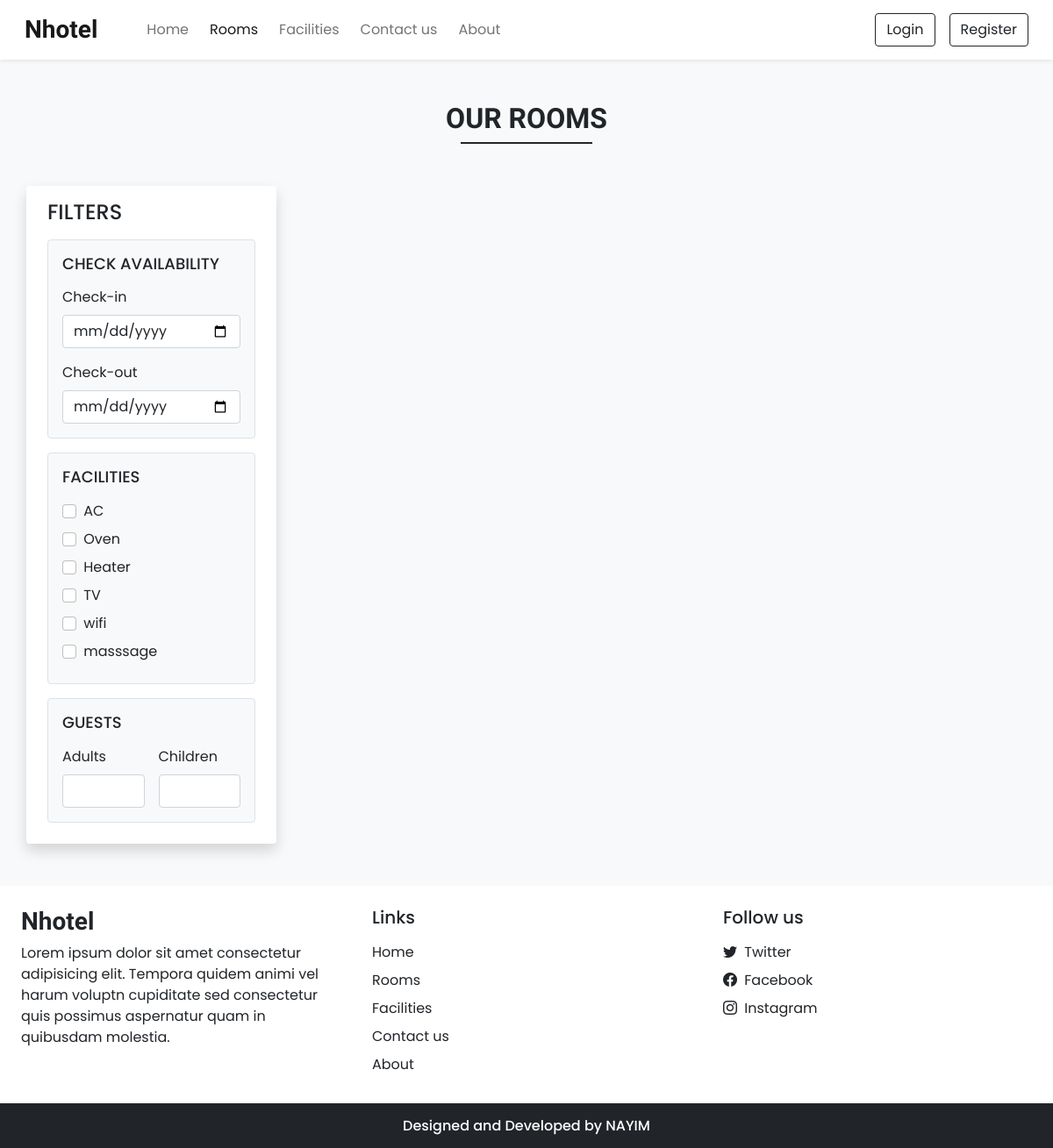
The page /rooms.php on the database its author committed.
### tables this page shows
CREATE TABLE `settings` (
  `sr_no` int(11) NOT NULL,
  `site_title` varchar(200) NOT NULL,
  `site_about` varchar(5000) NOT NULL,
  `shutdown` tinyint(1) NOT NULL DEFAULT 0
);

CREATE TABLE `facilities` (
  `id` int(11) NOT NULL,
  `icon` varchar(200) NOT NULL,
  `name` varchar(200) NOT NULL,
  `description` varchar(200) NOT NULL
);

### admin/inc/db_config.php (called while the page is built, shortened)
<?php
function selectAll($table)
{
    $con = $GLOBALS['con'];
    $res = mysqli_query($con, "SELECT * FROM $table");
    return $res;
}
function select($sql, $values, $datatypes)
{
    $con = $GLOBALS['con'];
    if ($stmt = mysqli_prepare($con, $sql)) {
        mysqli_stmt_bind_param($stmt, $datatypes, ...$values);
        if (mysqli_stmt_execute($stmt)) {
            $res = mysqli_stmt_get_result($stmt);
            return $res;
        } else {
            mysqli_stmt_close($stmt);
            die("Query connot be executed - Select");
        }
    } else {
        die("Query connot be prepared - Select");
    }
}

### rooms.php (the view, shortened to what this page needs)
<!DOCTYPE html>
<html lang="en">
<head>
    <?php require('inc/link.php'); ?>
</head>
<body class="bg-light">
    <?php
    require('inc/header.php');
    $checkin_default = "";
    $checkout_default = "";
    $adult_default = "";
    $children_default = "";
    ?>
    <div class="my-5 px-4">
        <h2 class="fw-bold h-font text-center">OUR ROOMS</h2>
        <div class="h-line bg-dark "></div>
    </div>
    <div class="container">
        <div class="row">
            <div class="col-lg-3 col-md-12 mb-lg-0 mb-4 px-lg-0">
                <nav class="navbar navbar-expand-lg navbar-light bg-white rounded shadow">
                    <div class="container-fluid flex-lg-column align-items-stretch ">
                        <h4 class="mt-2">FILTERS</h4>
                        <div class="collapse navbar-collapse flex-column align-items-stretch mt-2" id="filterDropdown">
                            <div class="border bg-light p-3 rounded mb-3">
                                <h5 class="d-flex align-items-center justify-content-between mb-3" style="font-size: 18px">
                                    <span>CHECK AVAILABILITY</span>
                                </h5>
                                <label class="form-label">Check-in</label>
                                <input type="date" class="form-control shadow-none mb-3" value="<?php echo $checkin_default ?>" id="checkin" onchange="chk_avail_filter()">
                                <label class="form-label">Check-out</label>
                                <input type="date" class="form-control shadow-none" value="<?php echo $checkout_default ?>" id="checkout" onchange="chk_avail_filter()">
                            </div>
                            <div class="border bg-light p-3 rounded mb-3">
                                <h5 class="d-flex align-items-center justify-content-between mb-3" style="font-size: 18px">
                                    <span>FACILITIES</span>
                                </h5>
                                <?php
                                $facilities_q = selectAll('facilities');
                                while ($row = mysqli_fetch_assoc($facilities_q)) {
                                    echo <<<facilities
                                            <div class="mb-2">
                                                <input type="checkbox" onclick="fetch_rooms()" name="facilities" value="$row[id]" id="$row[id]" class="form-check-input shadow-none me-1">
                                                <label class="form-check-label" for="$row[id]">$row[name]</label>
                                            </div>
                                    facilities;
                                }
                                ?>
                            </div>
                            <div class="border bg-light p-3 rounded mb-3">
                                <h5 class="d-flex align-items-center justify-content-between mb-3" style="font-size: 18px">
                                    <span>GUESTS</span>
                                </h5>
                                <div class="d-flex">
                                    <div class="me-3">
                                        <label class="form-label">Adults</label>
                                        <input type="number" min="1" id="adults" value="<?php echo $adult_default ?>" oninput="guests_filter()" class="form-control shadow-none">
                                    </div>
                                    <div>
                                        <label class="form-label">Children</label>
                                        <input type="number" min="1" id="children" value="<?php echo $children_default ?>" oninput="guests_filter()" class="form-control shadow-none">
                                    </div>
                                </div>
                            </div>
                        </div>
                    </div>
                </nav>
            </div>
            <div class="col-lg-9 col-md-12 px-4" id="rooms-data">
            </div>
        </div>
    </div>
    <?php require('inc/footer.php'); ?>
</body>
</html>

### inc/header.php (shortened to what this page needs)
<?php
require('link.php');
require('admin/inc/db_config.php');
$contact_q = "SELECT * FROM `contact_details` WHERE `sr_no`=?";
$settings_q = "SELECT * FROM `settings` WHERE `sr_no`=?";
$values = [1];
$contact_r = mysqli_fetch_assoc(select($contact_q, $values, 'i'));
$settings_r = mysqli_fetch_assoc(select($settings_q, $values, 'i'));
?>
<nav id="nav-bar" class="navbar navbar-expand-lg navbar-light bg-white px-lg-3 py-lg-2 shadow-sm sticky-top">
    <div class="container-fluid">
        <a class="navbar-brand me-5 fw-bold fs-3 h-font" href="index.php"><?php echo $settings_r['site_title'] ?></a>
        <div class="collapse navbar-collapse" id="navbarSupportedContent">
            <ul class="navbar-nav me-auto mb-2 mb-lg-0">
                <li class="nav-item">
                    <a class="nav-link me-2" href="index.php">Home</a>
                </li>
                <li class="nav-item">
                    <a class="nav-link me-2" href="rooms.php">Rooms</a>
                </li>
                <li class="nav-item">
                    <a class="nav-link me-2" href="facilities.php">Facilities</a>
                </li>
                <li class="nav-item">
                    <a class="nav-link me-2" href="contact.php">Contact us</a>
                </li>
                <li class="nav-item">
                    <a class="nav-link" href="about.php">About</a>
                </li>
            </ul>
            <div class="d-flex">
                <?php
                $path = USERS_IMG_PATH;
                if (isset($_SESSION['login']) && $_SESSION['login'] == true) {
                    echo <<<data
                                <div class="btn-group">
                                    <button type="button" class="btn btn-outline-dark shadow-none dropdown-toggle" data-bs-toggle="dropdown" data-bs-display="static" aria-expanded="false">
                                    <img src="$path$_SESSION[uPic]" style="width:25px; height:25px;" class="rounded-circle me-1">
                                    $_SESSION[uName]
                                    </button>
                                    <ul class="dropdown-menu dropdown-menu-lg-end">
                                        <li><a class="dropdown-item" href="profile.php">Profile</a></li>
                                        <li><a class="dropdown-item" href="bookings.php">Bookings</a></li>
                                        <li><a class="dropdown-item" href="logout.php">Logout</a></li>
                                    </ul>
                                </div>
                            data;
                } else {
                    echo <<<data
                            <button type="button" class="btn btn-outline-dark shadow-none me-lg-3 me-3" data-bs-toggle="modal" data-bs-target="#loginModal">Login</button>
                            <button type="button" class="btn btn-outline-dark shadow-none " data-bs-toggle="modal" data-bs-target="#registerModal">Register</button>
                        data;
                }
                ?>
            </div>
        </div>
    </div>
</nav>

### inc/footer.php (shortened to what this page needs)
<?php require('link.php'); ?>
<div class="container-fluid bg-white mt-5">
    <div class="row">
        <div class="col-lg-4 p-4">
            <h3 class="h-font fw-bold fs-3 mb-2"><?php echo $settings_r['site_title'] ?></h3>
            <p><?php echo $settings_r['site_about'] ?></p>
        </div>
        <div class="col-lg-4 p-4">
            <h5 class="mb-3">Links</h5>
            <a href="index.php" class="d-inline-block mb-2 text-dark text-decoration-none">Home</a> <br>
            <a href="rooms.php" class="d-inline-block mb-2 text-dark text-decoration-none">Rooms</a> <br>
            <a href="facilities.php" class="d-inline-block mb-2 text-dark text-decoration-none">Facilities</a> <br>
            <a href="contact.php" class="d-inline-block mb-2 text-dark text-decoration-none">Contact us</a> <br>
            <a href="about.php" class="d-inline-block mb-2 text-dark text-decoration-none">About</a>
        </div>
        <div class="col-lg-4 p-4">
            <h5 class="mb-3">Follow us</h5>
            <?php
            if ($contact_r['tw'] != '') {
                echo <<<data
                        <a href="$contact_r[tw]" target="_blank" class="d-inline-block text-dark text-decoration-none mb-2">
                            <i class="bi bi-twitter me-1"></i> Twitter
                        </a>
                    data;
            }
            ?>
            <br>
            <a href="<?php echo $contact_r['fb'] ?>" target="_blank" class="d-inline-block text-dark text-decoration-none mb-2">
                <i class="bi bi-facebook me-1"></i> Facebook
            </a> <br>
            <a href="<?php echo $contact_r['insta'] ?>" target="_blank" class="d-inline-block text-dark text-decoration-none">
                <i class="bi bi-instagram me-1"></i> Instagram
            </a>
        </div>
    </div>
</div>
<h6 class="text-center bg-dark text-white p-3 m-0">Designed and Developed by NAYIM</h6>

### css/style.css (style rules this page uses)
:root { --teal: #2ec1ac; --teal_hover: #279e8c; }
* { font-family: 'Poppins', sans-serif; }
.h-font { font-family: 'Merienda', cursive; }
.h-line { width: 150px; margin: 0 auto; height: 1.7px; }

### rows shown on the page
settings: site_title "Nhotel", site_about "Lorem ipsum dolor sit amet consectetur adipisicing elit. Tempora quidem animi vel harum voluptn cupiditate sed consectetur quis possimus aspernatur quam in quibusdam molestia."
facilities: name "AC"
facilities: name "Oven"
facilities: name "Heater"
facilities: name "TV"
facilities: name "wifi"
facilities: name "masssage"
